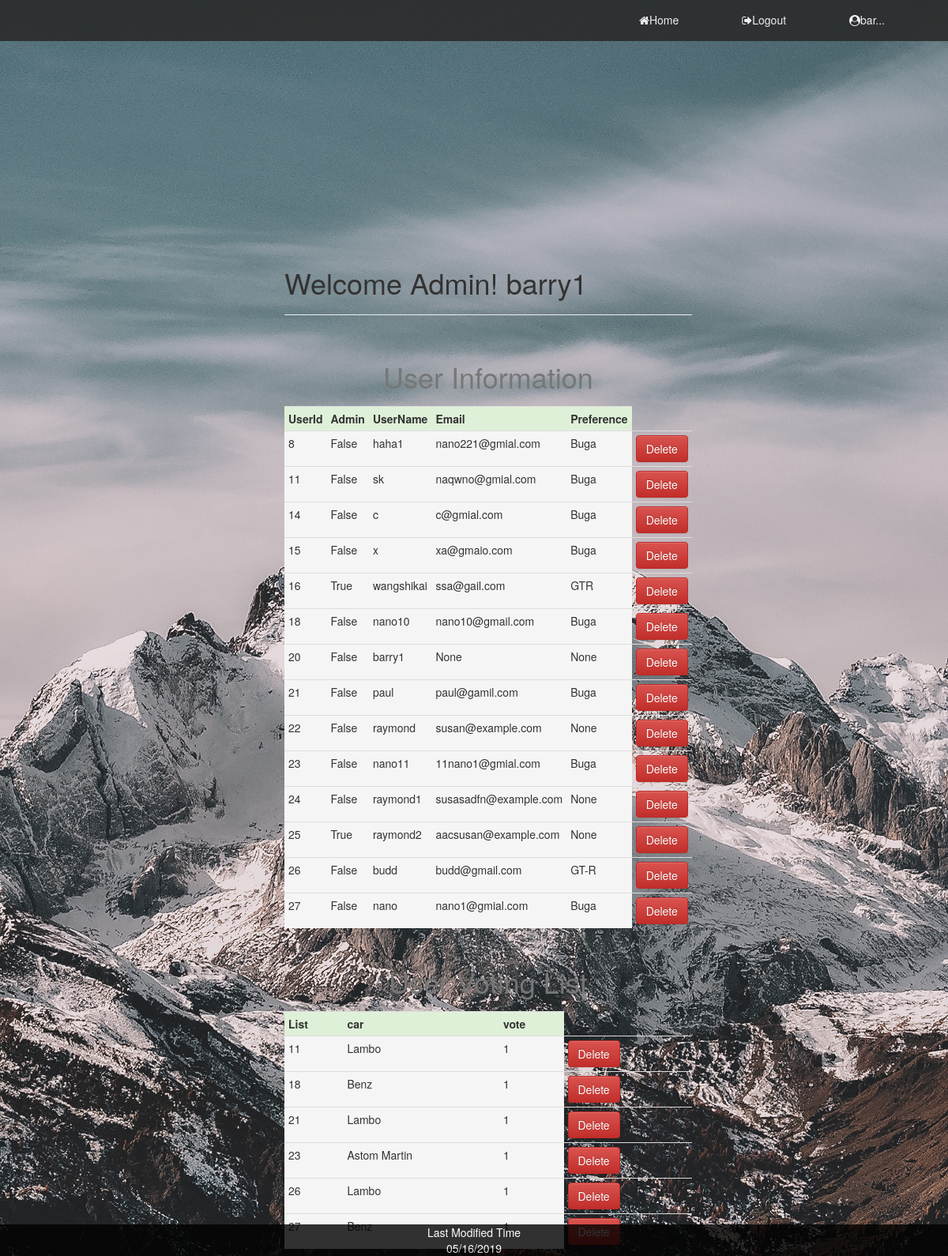
Page /hoster (signed in) on the committed database.
### app/models.py (models this page shows, shortened)
class User(UserMixin, db.Model):
    id = db.Column(db.Integer, primary_key=True)
    username = db.Column(db.String(64), index=True, unique=True)
    email = db.Column(db.String(120), index=True, unique=True)
    admin = db.Column(db.Boolean, default=False, nullable=False)
    preference = db.Column(db.String(320))
    password_hash = db.Column(db.String(128))
    record_id = relationship("Record", backref="user", lazy="dynamic")
    choice_id = relationship("Choice", backref="user", lazy="dynamic")
    def __repr__(self):
        print('<admin or not {}>'.format(self.admin))
        return '{}'.format(self.username)

class Choice(db.Model):
    id = db.Column(db.Integer, primary_key=True)
    chooseSeries = db.Column(db.String, db.ForeignKey('brand.carSeries'))
    vote = db.Column(db.Integer, default=False, nullable=False)
    UserId = db.Column(db.Integer, db.ForeignKey('user.id'), unique=True)

### app/routes.py (the view)
@app.route('/hoster')
@login_required
def hoster():
    users = User.query.all()
    choose = db.session.query(Choice).join(User)
    return render_template('admin.html', users=users, choose=choose)

### app/models.py (called while the page is built)
@login.user_loader
def load_user(id):
    return User.query.get(int(id))

### app/routes.py (called while the page is built)
@app.context_processor
def override_url_for():
    return dict(url_for=dated_url_for)

def dated_url_for(endpoint, **values):
    if endpoint == 'static':
        filename = values.get('filename', None)
        if filename:
            file_path = os.path.join(app.root_path,
                                     endpoint, filename)
            values['q'] = int(os.stat(file_path).st_mtime)
    return url_for(endpoint, **values)

### app/templates/admin.html
{% extends "base.html" %}
{% block content %}
<div class="info">
<h1>Welcome Admin! {{current_user}}</h1>
<hr>
<table class="table table-condensed">
        <caption style="text-align: center"><h1>User Information</h1></caption>
    <tr>
        <th class="success">UserId</th>
        <th class="success">Admin</th>
        <th class="success">UserName</th>
        <th class="success">Email</th>
        <th class="success">Preference</th>
    </tr>
    <tr>
            {% for user in users %}
            <tr>
                <td class="active">{{user.id}}</td>
                <td class="active">{{user.admin}}</td>
                <td class="active">{{user.username}}</td>
                <td  class="active">{{user.email}}</td>
                <td  class="active">{{user.preference}}</td>
                <form action="{{url_for('delete_user', id=user.id )}}" method="post" >
                <td><button type="submit"  class="btn btn-danger" value="Delete" >Delete</button></td>
                </form>
            </tr>
            {% endfor %}
    </tr>
</table>
<table class="table table-condensed">
    <caption style="text-align: center"><h1>User Voting List</h1></caption>
    <tr>
        <th class="success">List</th>
        <th class="success">car</th>
        <th class="success">vote</th>
    </tr>
    <tr>
            {% for c in choose %}
            <tr>
                <td class="active">{{c.UserId}}</td>
                <td class="active">{{c.chooseSeries}}</td>
                <td class="active">{{c.vote}}</td>
                <form action="{{url_for('delete_user', id=c.UserId )}}" method="post" >
                <td><button type="submit"  class="btn btn-danger" value="Delete" >Delete</button></td>
                </form>
            </tr>
            {% endfor %}
    </tr>
</table>
</div>
{% endblock %}

### app/templates/base.html (shortened to what this page needs)
<!DOCTYPE html>
<html lang="en">
    <head>
        <link rel="stylesheet" type="text/css" href="{{ url_for('static', filename='style.css' )  }}">
        <link rel="stylesheet" href="https://maxcdn.bootstrapcdn.com/bootstrap/3.3.7/css/bootstrap.min.css" >
        <link rel="stylesheet" href="https://maxcdn.bootstrapcdn.com/bootstrap/3.3.7/css/bootstrap-theme.min.css">
        <link href="https://stackpath.bootstrapcdn.com/font-awesome/4.7.0/css/font-awesome.min.css" rel="stylesheet">
    </head>
    <body>
        <header>
            <nav>
                <ul>
                    <li><a href="{{ url_for('home') }}" class="active"><i class="fa fa-home"></i>Home</a></li>
                    {% if current_user.is_anonymous %}
                    <li><a href="{{ url_for('login') }}"><i class="fa fa-sign-in"></i>Log in</a></li>
                    {% else %}
                    <li><a href="{{ url_for('logout') }}"><i class="fa fa-sign-out"></i>Logout</a></li>
                    {% endif %}
                    {% if  current_user.username|length > 5 %}
                    <li><a ><i class="fa fa-user-circle"></i>{{ current_user.username[:3] }}...</a></li>
                    {% else %}
                    <li><a ><i class="fa fa-user-circle"></i>{{ current_user.username}}</a></li>
                    {% endif %}
                </ul>
            </nav>
        </header>
        {% block content %}{% endblock %}
    </body>
    <footer>
    </footer>
</html>

### app/static/style.css (style rules this page uses)
body { background: url('Photo/mountain.jpg'); background-repeat: no-repeat; background-size: cover; height: 100%; background-attachment: fixed; margin: 0; padding: 0; font-family: poppins; }
header { background: rgb(43, 44, 43); top: 0; left: 0; width: 100%; box-sizing: border-box; padding: 0 40px; position: absolute; opacity: .9; }
header nav { float: right; }
header nav ul { margin: 0; padding: 0; display: flex; }
header nav ul li { list-style: none; }
header nav ul li a { height: 52px; line-height: 50px; padding: 0 40px; color: white; text-decoration: none; display: block; }
.info { position: absolute; top: 20%; left: 30%; }
footer { background: black; clear: both; position: fixed; bottom: 0; height: 40px; width: 100%; color: white; text-align: center; opacity: .8; }
.table { position: relative; top: 10px; }

### rows in the picture
User: username "bar", admin+username "barry1", id "20", admin "False", username "barry1", email "None", preference "None"
User: id "8", admin "False", username "haha1", email "nano221@gmial.com", preference "Buga"
User: id "11", admin "False", username "sk", email "naqwno@gmial.com", preference "Buga"
User: id "14", admin "False", username "c", email "c@gmial.com", preference "Buga"
User: id "15", admin "False", username "x", email "xa@gmaio.com", preference "Buga"
User: id "16", admin "True", username "wangshikai", email "ssa@gail.com", preference "GTR"
User: id "18", admin "False", username "nano10", email "nano10@gmail.com", preference "Buga"
User: id "21", admin "False", username "paul", email "paul@gamil.com", preference "Buga"
User: id "22", admin "False", username "raymond", email "susan@example.com", preference "None"
User: id "23", admin "False", username "nano11", email "11nano1@gmial.com", preference "Buga"
User: id "24", admin "False", username "raymond1", email "susasadfn@example.com", preference "None"
User: id "25", admin "True", username "raymond2", email "aacsusan@example.com", preference "None"
User: id "26", admin "False", username "budd", email "budd@gmail.com", preference "GT-R"
User: id "27", admin "False", username "nano", email "nano1@gmial.com", preference "Buga"
Choice: UserId "11", chooseSeries "Lambo", vote "1"
Choice: UserId "18", chooseSeries "Benz", vote "1"
Choice: UserId "21", chooseSeries "Lambo", vote "1"
Choice: UserId "23", chooseSeries "Astom Martin", vote "1"
Choice: UserId "26", chooseSeries "Lambo", vote "1"
